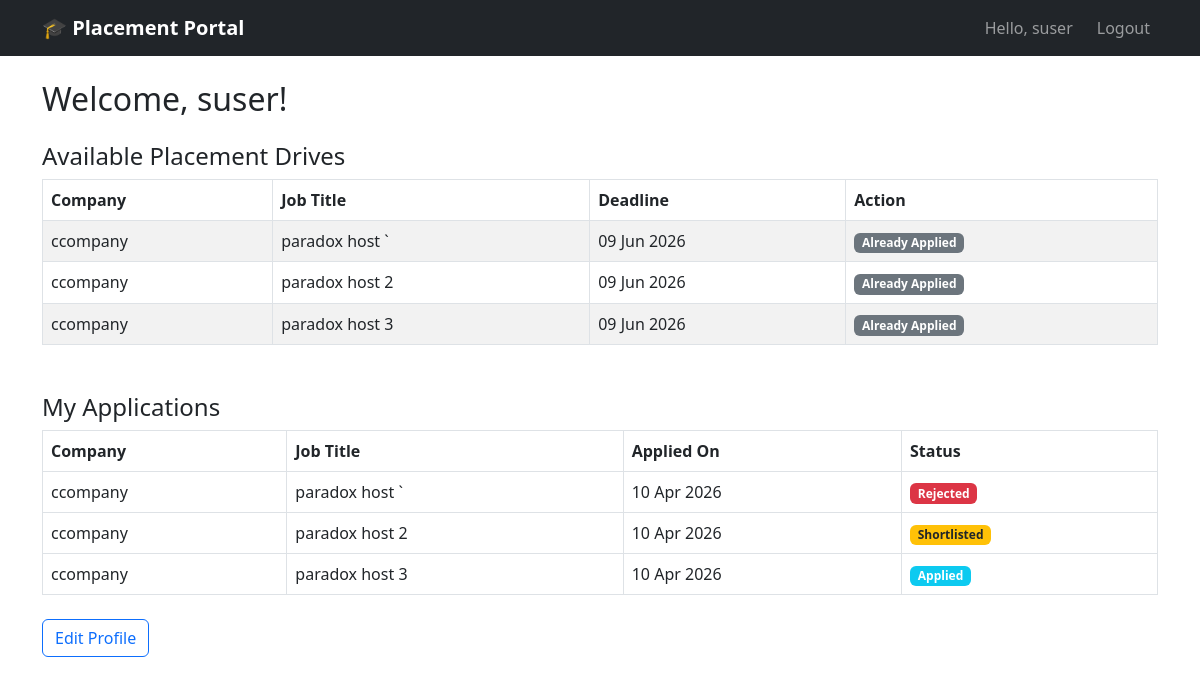
Screenshot of /student/dashboard (signed in) with the database file from the repository.
### models.py (models this page shows)
class PlacementDrive(db.Model):
    __tablename__ = 'placement_drive'
    id = db.Column(db.Integer, primary_key=True)
    company_id = db.Column(db.Integer, db.ForeignKey('company_profile.id'), nullable=False)
    job_title = db.Column(db.String(200), nullable=False)
    job_description = db.Column(db.Text)
    location= db.Column(db.Text)
    deadline = db.Column(db.DateTime)  # Application deadline date
    status = db.Column(db.String(20), default='pending')
    created_at = db.Column(db.DateTime, default=datetime.utcnow)
    applications = db.relationship('Application', backref='drive', lazy=True)

class CompanyProfile(db.Model):
    __tablename__ = 'company_profile'
    id = db.Column(db.Integer, primary_key=True)
    user_id = db.Column(db.Integer, db.ForeignKey('user.id'), nullable=False)
    company_name = db.Column(db.String(200), nullable=False)
    hr_contact = db.Column(db.String(100))
    website = db.Column(db.String(200))
    description = db.Column(db.Text)  # Text = unlimited length string
    approval_status = db.Column(db.String(20), default='pending')
    is_active = db.Column(db.Boolean, default=True)
    created_at = db.Column(db.DateTime, default=datetime.utcnow)
    drives = db.relationship('PlacementDrive', backref='company', lazy=True)

class Application(db.Model):
    __tablename__ = 'application'
    id = db.Column(db.Integer, primary_key=True)
    student_id = db.Column(db.Integer, db.ForeignKey('student_profile.id'), nullable=False)
    drive_id = db.Column(db.Integer, db.ForeignKey('placement_drive.id'), nullable=False)
    applied_date = db.Column(db.DateTime, default=datetime.utcnow)
    status = db.Column(db.String(20), default='applied')
    __table_args__ = (db.UniqueConstraint('student_id', 'drive_id', name='unique_application'),)

### app.py (the view)
@app.route('/student/dashboard')
def student_dashboard():
    if "student_id" not in session:
        flash("Please log in first", "danger")
        return redirect(url_for('login'))
    approved_drives = PlacementDrive.query.filter_by(status="active").all()
    my_applications = Application.query.filter_by(student_id=session['student_id']).all()
    applied_drive_ids = [app.drive_id for app in my_applications]
    return render_template('student/dashboard.html',
                           approved_drives=approved_drives,
                           my_applications=my_applications,
                           applied_drive_ids=applied_drive_ids)

### templates/student/dashboard.html (shortened to what this page needs)
<!DOCTYPE html>
<html lang="en">
<head>
    <link href="https://cdn.jsdelivr.net/npm/bootstrap@5.3.0/dist/css/bootstrap.min.css" rel="stylesheet">
</head>
<body>
    {% extends 'base.html' %}
    {% block content %}
    <h2>Welcome, {{ session.user_name }}!</h2>
    <h4 class="mt-4">Available Placement Drives</h4>
    {% if approved_drives %}
    <table class="table table-striped table-bordered">
        <thead><tr>
            <th>Company</th><th>Job Title</th><th>Deadline</th><th>Action</th>
        </tr></thead>
        <tbody>
        {% for drive in approved_drives %}
            <tr>
                <td>{{ drive.company.company_name }}</td>
                <td>{{ drive.job_title }}</td>
                <td>{{ drive.deadline.strftime('%d %b %Y') if drive.deadline else 'Open' }}</td>
                <td>
                    {% if drive.id in applied_drive_ids %}
                    <span class="badge bg-secondary">Already Applied</span>
                    {% else %}
                    <a href="{{ url_for('apply', drive_id=drive.id) }}"
                    class="btn btn-primary btn-sm">Apply</a>
                    {% endif %}
                </td>
            </tr>
        {% endfor %}
        </tbody>
    </table>
    {% else %}
    <p class="text-muted">No approved drives available right now.</p>
{% endif %}
<h4 class="mt-5">My Applications</h4>
{% if my_applications %}
<table class="table table-bordered">
    <thead><tr><th>Company</th><th>Job Title</th><th>Applied On</th><th>Status</th></tr></thead>
    <tbody>
    {% for app in my_applications %}
    <tr>
        <td>{{ app.drive.company.company_name }}</td>
        <td>{{ app.drive.job_title }}</td>
        <td>{{ app.applied_date.strftime('%d %b %Y') }}</td>
        <td>
            {% if app.status == 'selected' %}
                <span class="badge bg-success">Selected ✓</span>
            {% elif app.status == 'shortlisted' %}
                <span class="badge bg-warning text-dark">Shortlisted</span>
            {% elif app.status == 'rejected' %}
                <span class="badge bg-danger">Rejected</span>
            {% else %}
                <span class="badge bg-info">Applied</span>
            {% endif %}
        </td>
    </tr>
    {% endfor %}
    </tbody>
</table>
{% else %}
<p class="text-muted">You haven't applied to any drives yet.</p>
{% endif %}
<div class="mt-4">
    <a href="{{ url_for('profile_update') }}" class="btn btn-outline-primary me-2">Edit Profile</a>
</div>
{% endblock %}

### rows the page displays
PlacementDrive: company.company_name "ccompany", job_title "paradox host `", deadline "09 Jun 2026", shows "Already Applied"
PlacementDrive: company.company_name "ccompany", job_title "paradox host 2", deadline "09 Jun 2026", shows "Already Applied"
PlacementDrive: company.company_name "ccompany", job_title "paradox host 3", deadline "09 Jun 2026", shows "Already Applied"
Application: drive.company.company_name "ccompany", drive.job_title "paradox host `", applied_date "10 Apr 2026", status "Rejected"
Application: drive.company.company_name "ccompany", drive.job_title "paradox host 2", applied_date "10 Apr 2026", status "Shortlisted"
Application: drive.company.company_name "ccompany", drive.job_title "paradox host 3", applied_date "10 Apr 2026", status "Applied"

### other values shown
{{ session.user_name }} "suser"
